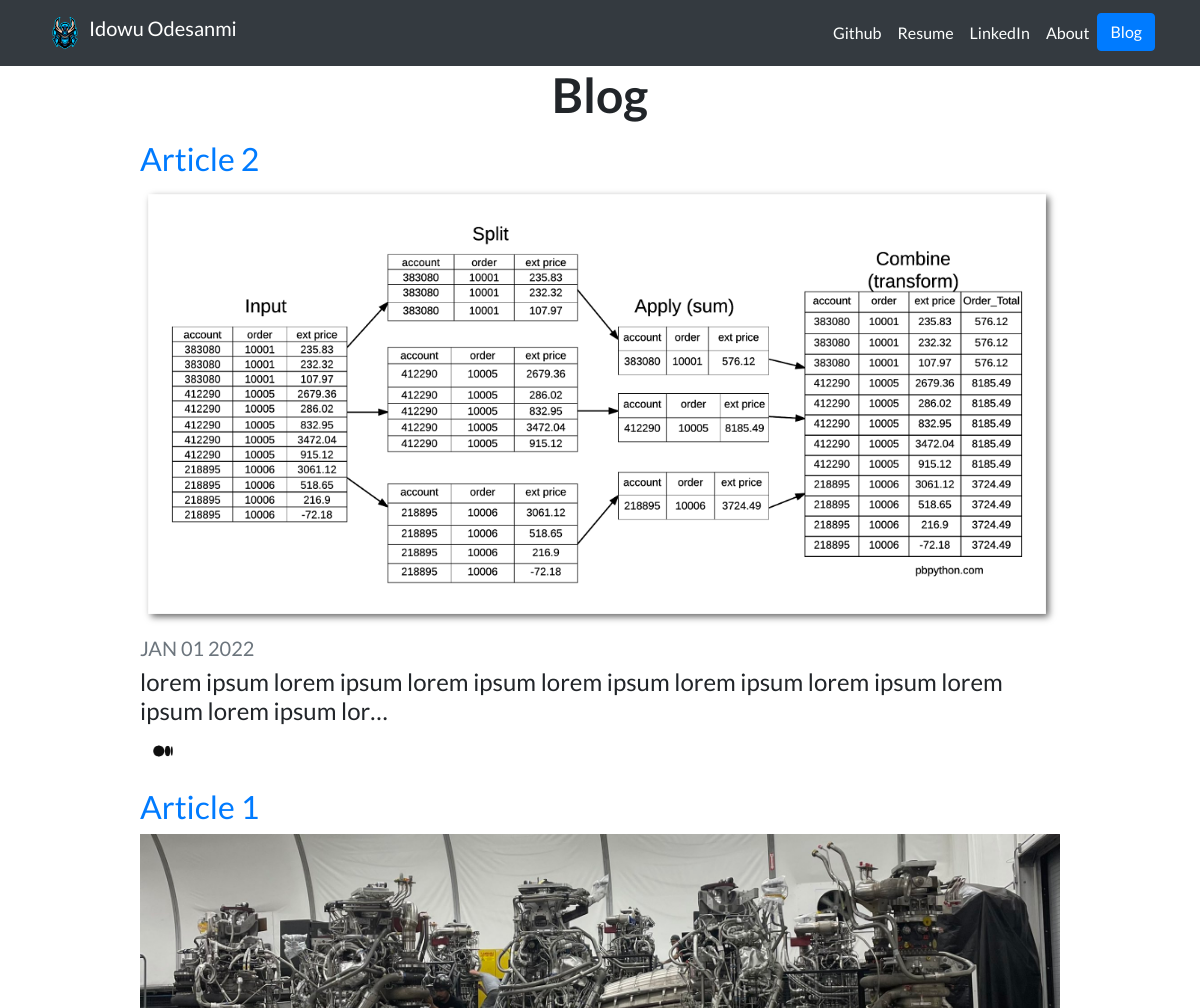
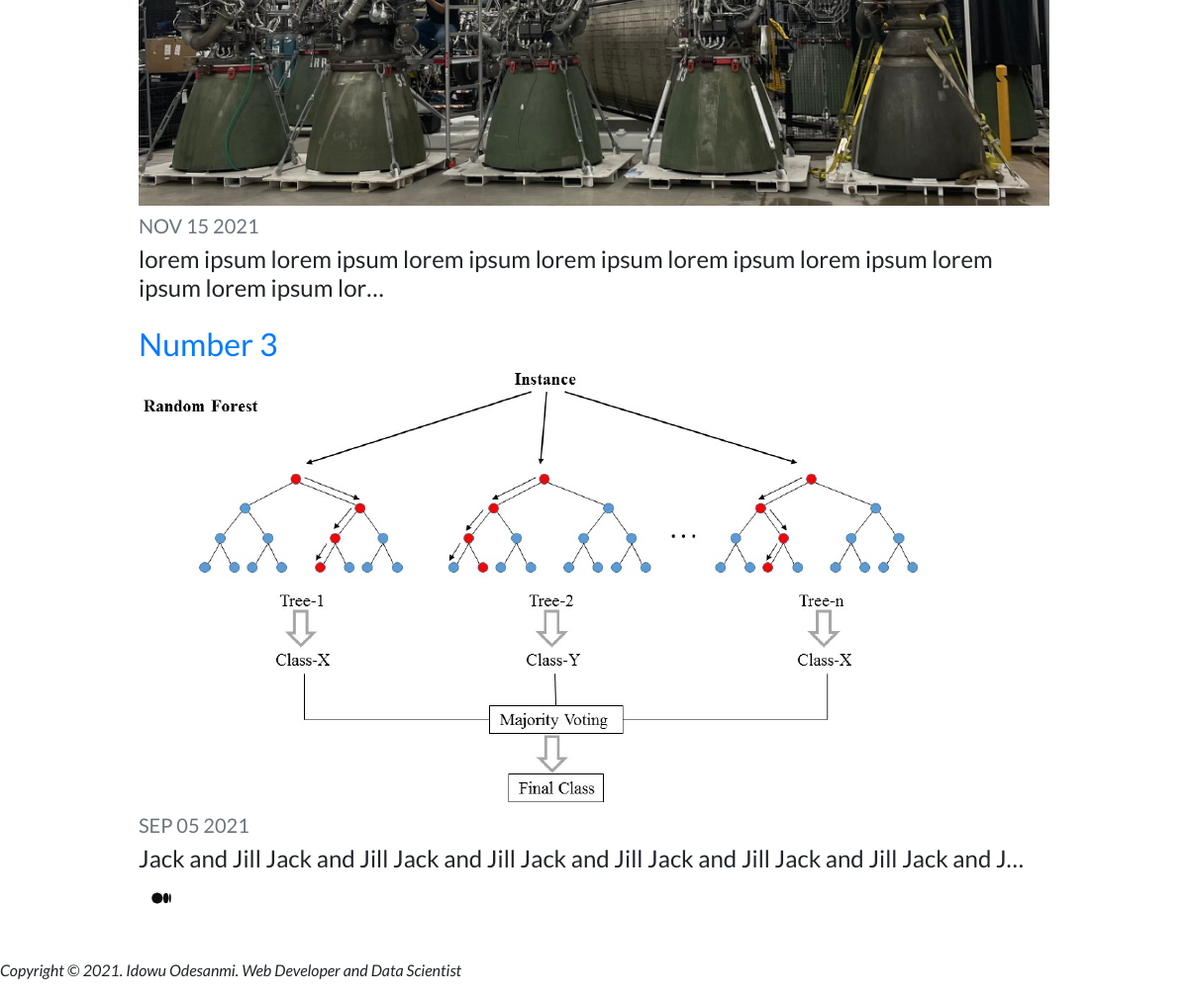
Screenshot of /blog/ with the database file from the repository (2 pictures, top to bottom).
### blog/models.py (models this page shows, shortened)
class Myblogs(models.Model):
    title = models.CharField(max_length=200)
    description = models.TextField()
    image = models.ImageField(upload_to = 'blog/images/', blank=True)
    url = models.URLField(blank=True)
    date = models.DateField(default = date.today)

### blog/views.py (the view)
# urls.py: path('', views.all_blogs, name='all_blogs'),
def all_blogs(request):
    blogposts = Myblogs.objects.order_by('-date')[:3]
    return render(request, 'blog/all_blogs.html',{'myblogs':blogposts})

### blog/templates/blog/all_blogs.html
{% extends 'projects/base.html' %}
{% load static %}
{% block content %}
<h1 id="blogtitle" class="font-weight-bold text-center">Blog</h1>
{% for blog in myblogs %}
<div class = "row justify-content-center my-3">
  <div class = "col-md-10">
    <a href="{% url 'blog:detail' blog.id %}">
      <h2>{{ blog.title }} </h2>
    </a>
    <img src="{{ blog.image.url }}" class="img-fluid mb-2">
    <h5 class="text-muted">{{ blog.date|date:'M d Y'|upper}}</h5>
    <h4>{{ blog.description|striptags|truncatechars:100 }}</h4>
  {% if blog.url %}
  <a href= "{{ blog.url }}" class="btn">
    <img src="{% static 'projects/medium.png' %}" width="20" height="20" class="d-inline-block align-top" alt="Medium">
</a>
    {% endif %}
  </div>
</div>
{% endfor %}
{% endblock %}

### projects/static/projects/custom.css (style rules this page uses)
body { font-family: 'Lato', sans-serif; }
#blogtitle { font-size: 3rem; }

### rows the page displays
Myblogs: title "Article 2", image (picture), date "JAN 01 2022", description "lorem ipsum lorem ipsum lorem ipsum lorem ipsum lorem ipsum lorem ipsum lorem ipsum lorem ipsum lor…"
Myblogs: title "Article 1", image (picture), date "NOV 15 2021", description "lorem ipsum lorem ipsum lorem ipsum lorem ipsum lorem ipsum lorem ipsum lorem ipsum lorem ipsum lor…"
Myblogs: title "Number 3", image (picture), date "SEP 05 2021", description "Jack and Jill Jack and Jill Jack and Jill Jack and Jill Jack and Jill Jack and Jill Jack and J…"
